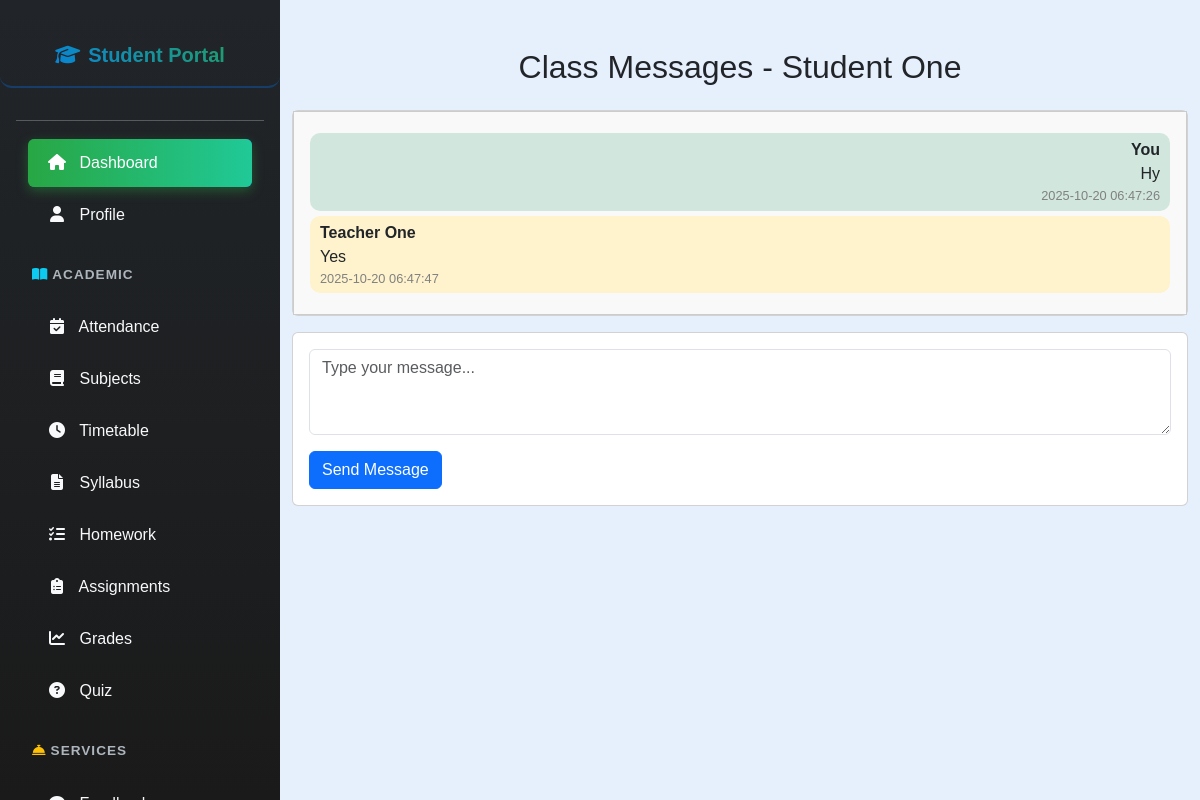
Page /student/class_messages.php (signed in) on the committed database.
### tables this page shows
CREATE TABLE `users` (
  `user_id` int(11) NOT NULL,
  `usertype` enum('Teacher','Student') NOT NULL,
  `first_name` varchar(50) NOT NULL,
  `last_name` varchar(50) NOT NULL,
  `email` varchar(100) NOT NULL,
  `password_hash` varchar(255) NOT NULL,
  `gender` enum('Male','Female','Other') NOT NULL,
  `dob` date NOT NULL,
  `contact_number` varchar(20) DEFAULT NULL,
  `address` text DEFAULT NULL,
  `profile_picture` varchar(255) DEFAULT NULL,
  `class_id` int(11) DEFAULT NULL,
  `created_at` datetime DEFAULT current_timestamp(),
  `updated_at` datetime DEFAULT current_timestamp() ON UPDATE current_timestamp()
);

CREATE TABLE `class_messages` (
  `message_id` int(11) NOT NULL,
  `class_id` int(11) NOT NULL,
  `sender_id` int(11) NOT NULL,
  `sender_role` enum('teacher','student') NOT NULL,
  `message` text NOT NULL,
  `sent_at` timestamp NOT NULL DEFAULT current_timestamp()
);

### student/class_messages.php (the view, shortened to what this page needs)
<?php
include('../config.php');
$user_id = $_SESSION["user_id"];
$role = $_SESSION["usertype"];
if($role === "Student") {
    $stmt = $conn->prepare("SELECT class_id, first_name, last_name FROM users WHERE user_id=?");
    $stmt->bind_param("i", $user_id);
    $stmt->execute();
    $student = $stmt->get_result()->fetch_assoc();
    $class_id = $student['class_id'];
    $user_name = $student['first_name'] . " " . $student['last_name'];
}
$messages = [];
$stmt = $conn->prepare("SELECT m.*, u.first_name, u.last_name
                        FROM class_messages m
                        JOIN users u ON m.sender_id=u.user_id
                        WHERE m.class_id=?
                        ORDER BY m.sent_at ASC");
$stmt->bind_param("i", $class_id);
$stmt->execute();
$result = $stmt->get_result();
while($row = $result->fetch_assoc()) $messages[] = $row;
?>
<!DOCTYPE html>
<html lang="en">
<head>
<link href="https://cdn.jsdelivr.net/npm/bootstrap@5.3.0/dist/css/bootstrap.min.css" rel="stylesheet" />
</head>
<body style="margin-left:280px; background-color:#e6effc;">
<?php
if($role === "Student") include('student_sidebar.php');
else include('teacher_sidebar.php');
?>
<div class="container mt-5 mb-5">
    <h2 class="mb-4 text-center">Class Messages - <?= htmlspecialchars($user_name) ?></h2>
    <div class="card mb-3">
        <div class="card-body message-box">
            <?php if($messages): ?>
                <?php foreach($messages as $msg): ?>
                    <?php
                        $isSender = ($msg['sender_id'] == $user_id);
                        $className = $isSender ? 'message-sent' : 'message-received';
                        $senderName = $isSender ? 'You' : ($msg['sender_role']=='Teacher'?'Teacher ':'') . $msg['first_name'] . ' ' . $msg['last_name'];
                    ?>
                    <div class="<?= $className ?>">
                        <div class="sender"><?= htmlspecialchars($senderName) ?></div>
                        <div><?= nl2br(htmlspecialchars($msg['message'])) ?></div>
                        <div class="time"><?= htmlspecialchars($msg['sent_at']) ?></div>
                    </div>
                <?php endforeach; ?>
            <?php else: ?>
                <p class="text-center">No messages yet. Start the conversation!</p>
            <?php endif; ?>
        </div>
    </div>
    <div class="card">
        <div class="card-body">
            <form method="POST">
                <div class="mb-3">
                    <textarea name="message" class="form-control" rows="3" placeholder="Type your message..." required></textarea>
                </div>
                <button type="submit" class="btn btn-primary">Send Message</button>
            </form>
        </div>
    </div>
</div>
</body>
</html>

### student/class_messages.php (style rules this page uses)
.message-box { max-height: 400px; overflow-y: auto; padding: 10px; border: 1px solid #ccc; background: #f9f9f9; }
.message-sent { text-align: right; background: #d1e7dd; padding: 5px 10px; border-radius: 10px; margin: 5px 0; }
.message-received { text-align: left; background: #fff3cd; padding: 5px 10px; border-radius: 10px; margin: 5px 0; }
.sender { font-weight: bold; }
.time { font-size: 0.8rem; color: gray; }

### student/student_sidebar.php (style rules this page uses)
body { font-family: Arial, sans-serif; background-color: #e6effc; margin-left: 280px; overflow-x: hidden; }

### rows in the picture
users: user_name "Student One"
class_messages: sender "You", message "Hy", sent_at "2025-10-20 06:47:26"
class_messages: senderName "Teacher One", message "Yes", sent_at "2025-10-20 06:47:47"
